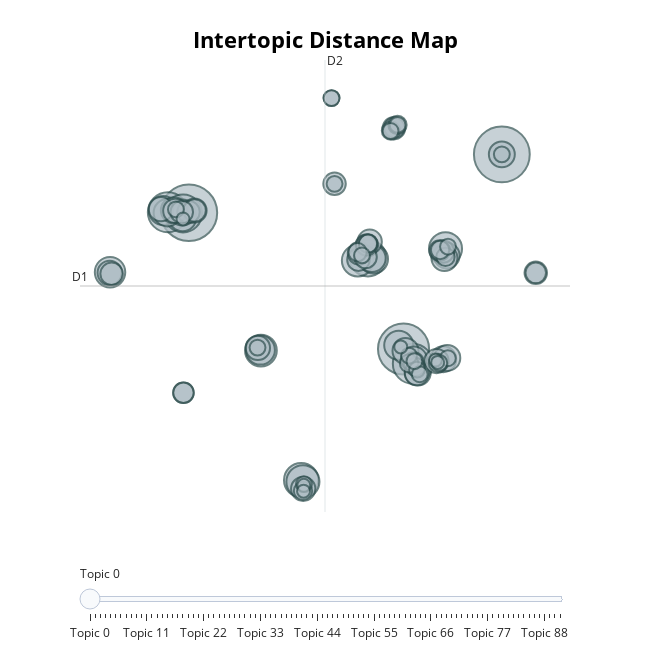

Notebook code cell kept with this figure:
### Code cell
topic_model_all_fields.visualize_topics()
